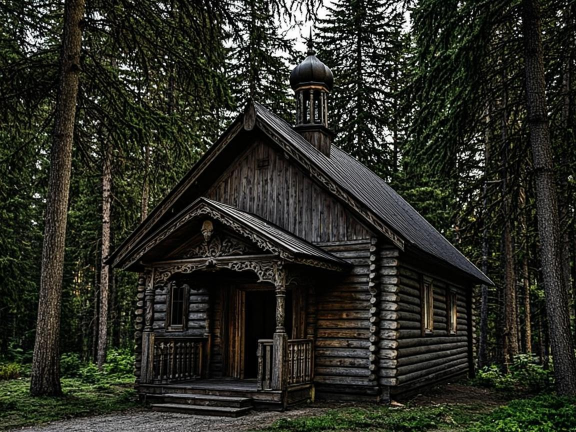
#> input picture assets/src/temple-wooden.png, 1152 x 864 px, given in place of temple-wooden.jpg, which was not available (shown at 1/2 size)
$ python recompress_covers.py
#> lines starting #> are read from the running program, lines starting #| are printed output that depends on the picture
#!/usr/bin/env python3
"""Дожимает тяжёлые обложки до <=100 КБ (q72), сохраняя разрешение."""
import os
from PIL import Image

DST = "/home/z/my-project/public/images"
LIMIT = 100 * 1024

for name in ["temple-wooden", "temple-autumn", "lib-grove"]:
    p = os.path.join(DST, f"{name}.jpg")
    im = Image.open(p)
#> im is the input picture: PIL image 1152x864 RGB; mean R, G, B 42, 43.2, 35.7
    w, h = im.size
#> w = 1152; h = 864
    target = 800 if name != "lib-grove" else 720
    if w > target:
        im = im.resize((target, round(h * target / w)), Image.LANCZOS)
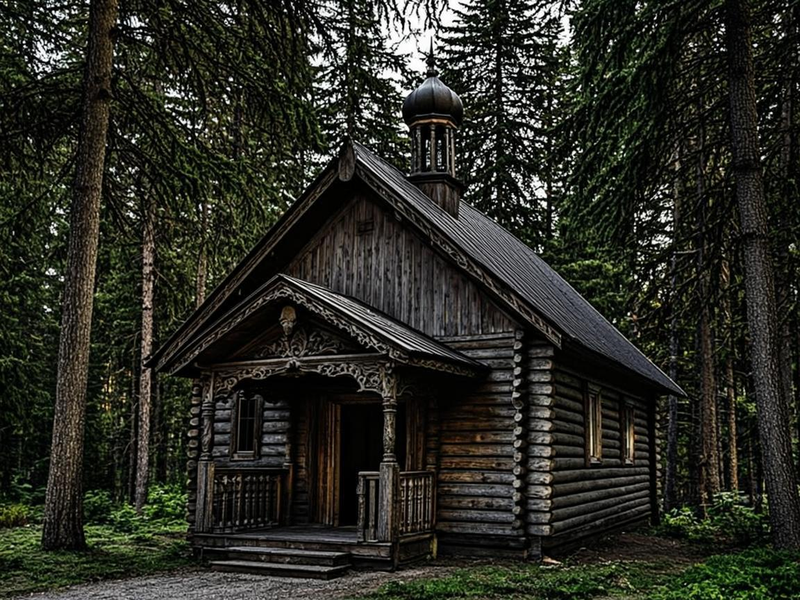
#> im: PIL image 800x600 RGB; mean R, G, B 42, 43.2, 35.9
    q = 78
    while q >= 56:
        im.save(p, "JPEG", quality=q, optimize=True, progressive=True)
        if os.path.getsize(p) <= LIMIT:
            break
        q -= 4
#> after the loop, q = 58
    kb = os.path.getsize(p) / 1024
#> kb = 99.81
    print(f"{name}.jpg  q={q}  {kb:.0f} KB")
#| temple-wooden.jpg  q=58  100 KB
#> pass 2 of the loop `for name in ["temple-wooden", "temple-autumn", "lib-grove"]:`:
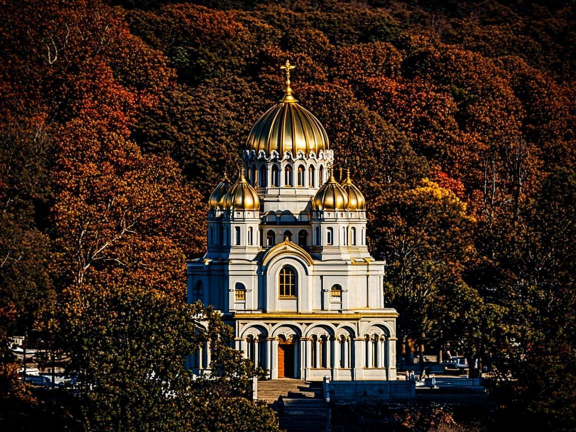
#> input picture assets/src/temple-autumn.png, 1152 x 864 px, given in place of temple-autumn.jpg, which was not available (shown at 1/2 size)
#> im is the input picture: PIL image 1152x864 RGB; mean R, G, B 57.8, 41.6, 31.8
#> `im = im.resize((target, round(h * target / w)), Image.LANCZOS)`:
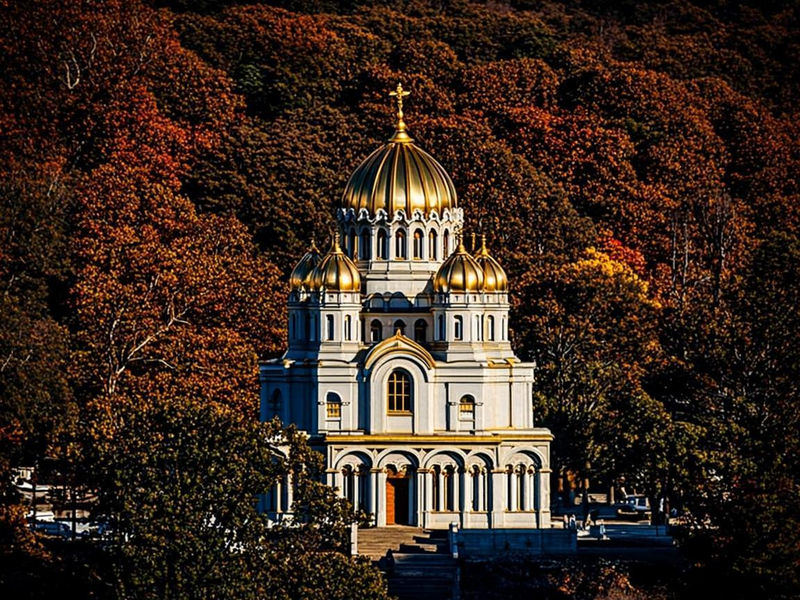
#> im: PIL image 800x600 RGB; mean R, G, B 57.8, 41.7, 32
#> after the loop `while q >= 56:`: q = 54
#> kb = 102.9
#| temple-autumn.jpg  q=54  103 KB
#> pass 3 of the loop `for name in ["temple-wooden", "temple-autumn", "lib-grove"]:`:
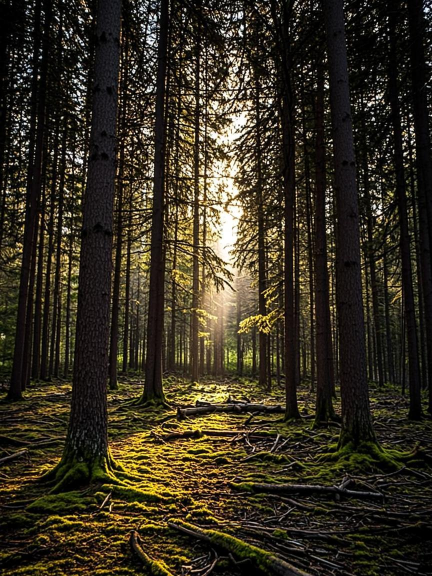
#> input picture assets/src/lib-grove.png, 864 x 1152 px, given in place of lib-grove.jpg, which was not available (shown at 1/2 size)
#> im is the input picture: PIL image 864x1152 RGB; mean R, G, B 53.8, 47.2, 32.8
#> `im = im.resize((target, round(h * target / w)), Image.LANCZOS)`:
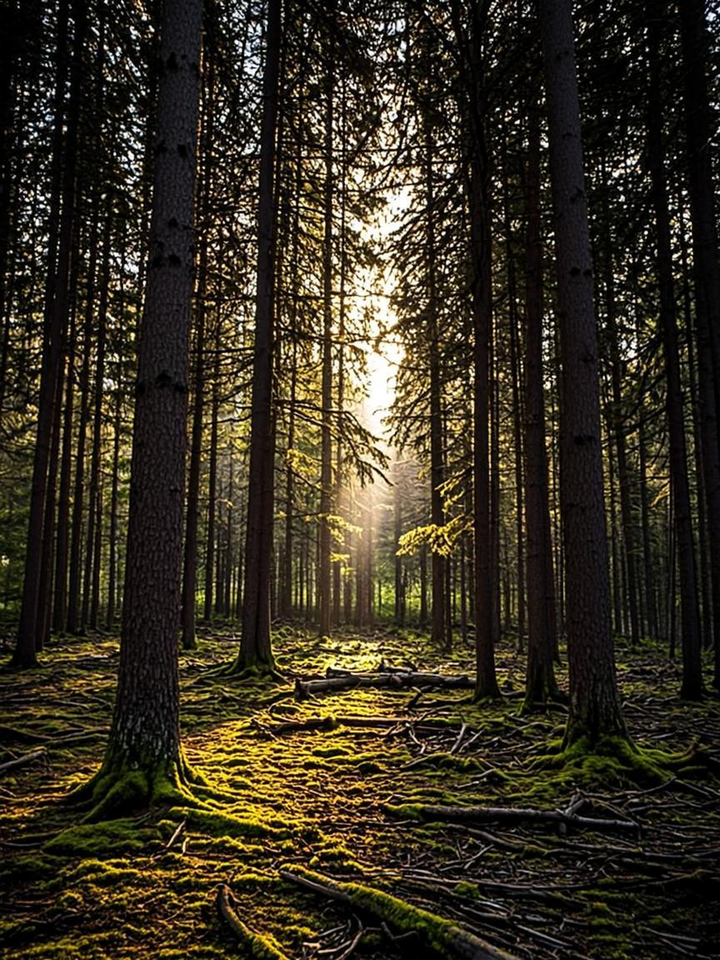
#> im: PIL image 720x960 RGB; mean R, G, B 53.8, 47.2, 33
#> after the loop `while q >= 56:`: q = 54
#> kb = 140.6
#| lib-grove.jpg  q=54  141 KB

#> (the run stopped early here; a loop or call above may not have finished)
